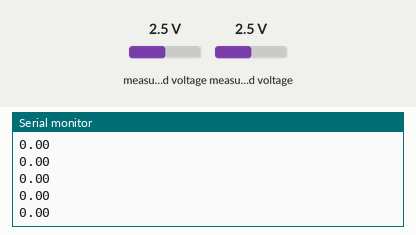
A program run on a simulated ESP32. On the bench: the last lines printed to the serial monitor. Inputs (shaded band) come from the test bench; at power-on: measured voltage 2.5 V.

Above: at 1.2 s.
1.3 s: measured voltage (sensor 200) set to 0.1 V
At 2.2 s:
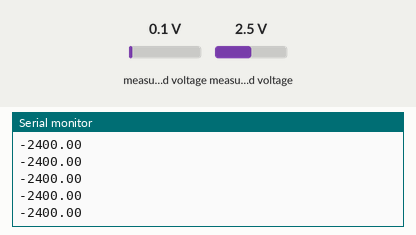
2.8 s: measured voltage (sensor 201) set to 1.2 V
At 3.4 s:
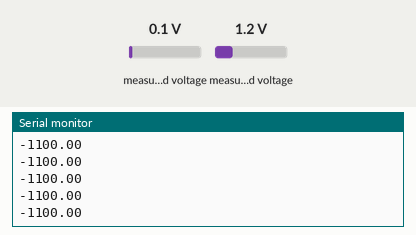
4.3 s: measured voltage (sensor 200) set to 2.5 V
At 5.4 s:
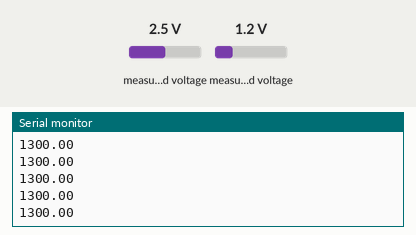
5.8 s: measured voltage (sensor 201) set to 0.1 V
At 6.8 s:
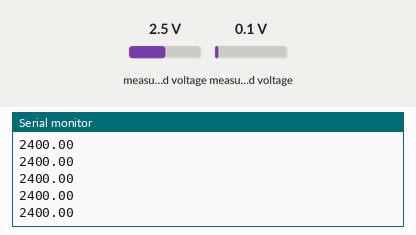
Timing chart, 0 to 8.3 s (numbered marks = the images above; inputs shaded):
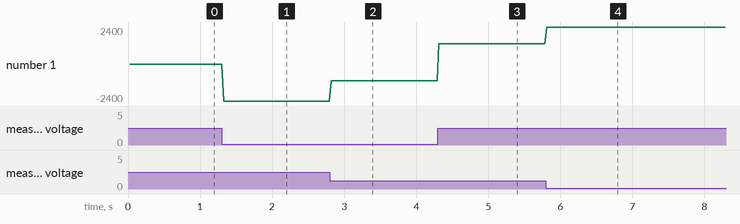

Measured:
- after the input at 1.3 s, the serial monitor: prints a new line at once (image 1)
- after the input at 2.8 s, the serial monitor: prints a new line at once (image 2)
- after the input at 4.3 s, the serial monitor: prints a new line at once (image 3)
- after the input at 5.8 s, the serial monitor: prints a new line at once (image 4)
- plotted number 1: 0 → -2400 after the input at 1.3 s, -2400 → -1100 after the input at 2.8 s, -1100 → 1300 after the input at 4.3 s, 1300 → 2400 after the input at 5.8 s

The program:

main.cpp
```cpp
#include <Arduino.h>

#include <Adafruit_ADS1X15.h>

Adafruit_ADS1115 ads;  /* Use this for the 16-bit version */
//Adafruit_ADS1015 ads;     /* Use this for the 12-bit version */

void setup(void)
{
  Serial.begin(115200);
  Serial.println("Hello!");

  Serial.println("Getting differential reading from AIN0 (P) and AIN1 (N)");
  Serial.println("ADC Range: +/- 6.144V (1 bit = 3mV/ADS1015, 0.1875mV/ADS1115)");

  // The ADC input range (or gain) can be changed via the following
  // functions, but be careful never to exceed VDD +0.3V max, or to
  // exceed the upper and lower limits if you adjust the input range!
  // Setting these values incorrectly may destroy your ADC!
  //                                                                ADS1015  ADS1115
  //                                                                -------  -------
  // ads.setGain(GAIN_TWOTHIRDS);  // 2/3x gain +/- 6.144V  1 bit = 3mV      0.1875mV (default)
  ads.setGain(GAIN_ONE);        // 1x gain   +/- 4.096V  1 bit = 2mV      0.125mV
  // ads.setGain(GAIN_TWO);        // 2x gain   +/- 2.048V  1 bit = 1mV      0.0625mV
  // ads.setGain(GAIN_FOUR);       // 4x gain   +/- 1.024V  1 bit = 0.5mV    0.03125mV
  // ads.setGain(GAIN_EIGHT);      // 8x gain   +/- 0.512V  1 bit = 0.25mV   0.015625mV
  // ads.setGain(GAIN_SIXTEEN);    // 16x gain  +/- 0.256V  1 bit = 0.125mV  0.0078125mV

  if (!ads.begin()) {
    Serial.println("Failed to initialize ADS.");
    while (1);
  }}

void loop(void)
{
  int16_t results;

  /* Be sure to update this value based on the IC and the gain settings! */
  //float   multiplier = 3.0F;    /* ADS1015 @ +/- 6.144V gain (12-bit results) */
  float multiplier = 0.125;

  results = ads.readADC_Differential_0_1();

  Serial.println(results * multiplier);

  delay(10);
}
```
